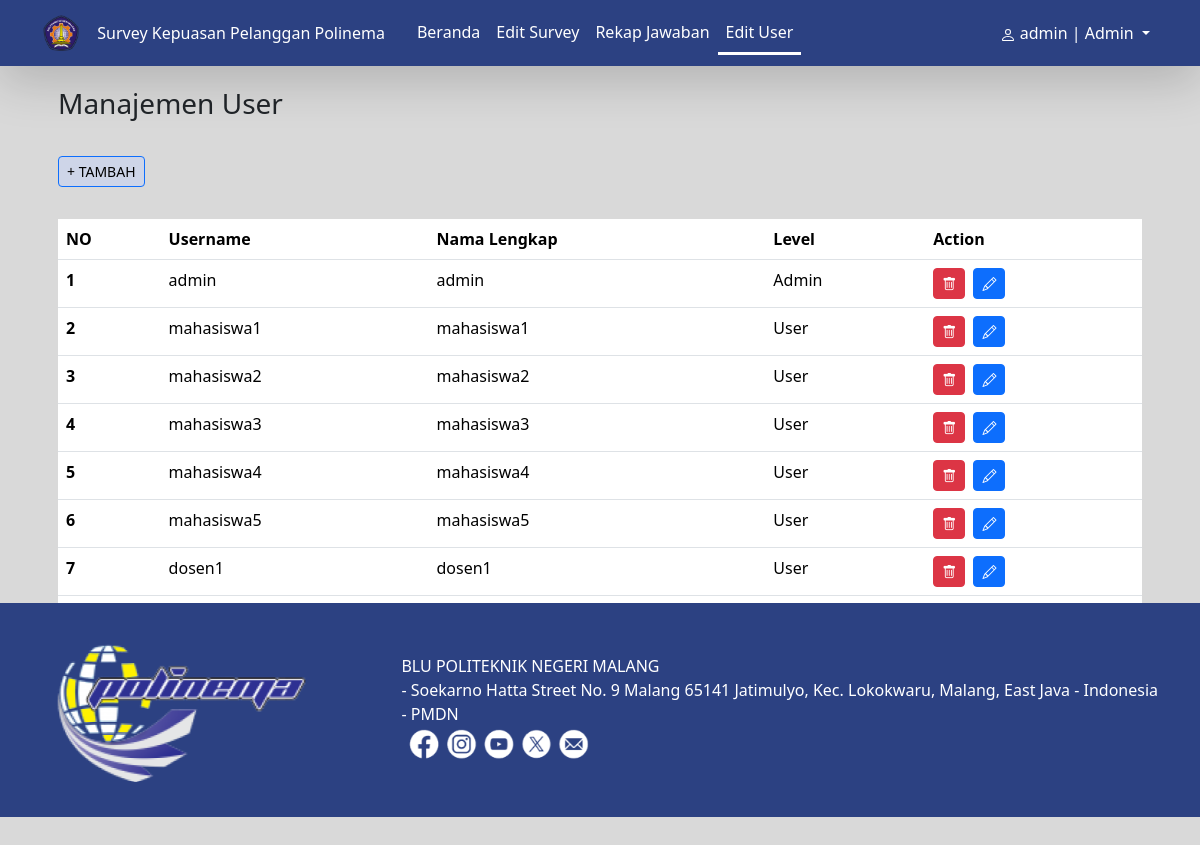
The app's page /edituser.php (signed in) with its own data.
### tables this page shows
CREATE TABLE `m_user` (
  `user_id` int(11) NOT NULL,
  `username` varchar(20) DEFAULT NULL,
  `nama` varchar(50) DEFAULT NULL,
  `password` varchar(255) DEFAULT NULL,
  `role` enum('1','2') NOT NULL DEFAULT '1'
);

### classes/User.php (called while the page is built, shortened)
<?php
class User
{
    private $conn;
    private $table_name = "m_user";
    public function __construct($db)
    {
        $this->conn = $db;
    }
    public function isAdmin($user_id)
    {
        $query = "SELECT * FROM " . $this->table_name . " WHERE user_id = :user_id";
        $stmt = $this->conn->prepare($query);
        $stmt->bindParam(':user_id', $user_id);
        $stmt->execute();
        $row = $stmt->fetch(PDO::FETCH_ASSOC);
        if ($row['role'] == '1') {
            return true;
        }
        return false;
    }
    public function getAllUsers()
    {
        $query = "SELECT * FROM " . $this->table_name;
        $stmt = $this->conn->prepare($query);
        $stmt->execute();
        $results = $stmt->fetchAll(PDO::FETCH_ASSOC);
        return $results;
    }
}

### public/edituser.php (the view, shortened to what this page needs)
<?php
require_once '../classes/User.php';
$database = new Database();
$db = $database->getConnection();
$user = new User($db);
if (!$user->isAdmin($_SESSION['user_id'])) {
    header("Location: indexLoggedAs.php");
    exit();
}
$user = new User($db);
$users = $user->getAllUsers();
$role_login = $_SESSION['role'];
$user_name = $_SESSION['name'];
?>
<!DOCTYPE html>
<html lang="en">
<head>
    <link href="https://cdn.jsdelivr.net/npm/bootstrap@5.3.2/dist/css/bootstrap.min.css" rel="stylesheet" />
    <link rel="stylesheet" href="https://cdn.jsdelivr.net/npm/bootstrap-icons@1.3.0/font/bootstrap-icons.css" />
</head>
<body style="background-color: #d9d9d9">
    <header>
        <nav class="navbar navbar-custom navbar-expand-lg shadow-lg">
            <div class="container">
                <a class="navbar-brand" href="#">
                    <img src="../assets/logo.png" alt="Logo" style="height: 40px" />
                </a>
                <span class="navbar-text ml-3 text-white" style="font-weight: 500"> Survey Kepuasan Pelanggan Polinema
                </span>
                <div class="collapse navbar-collapse justify-content-between ps-4" id="navbarNav">
                    <ul class="navbar-nav">
                        <li class="nav-item">
                            <a class="nav-link" href="indexAdmin.php">Beranda</a>
                        </li>
                        <li class="nav-item">
                            <a class="nav-link" href="editsurvey.php">Edit
                                Survey</a>
                        </li>
                        <li class="nav-item">
                            <a class="nav-link" href="rekapjawaban.php">Rekap Jawaban</a>
                        </li>
                        <li class="nav-item">
                            <a class="nav-link" href="edituser.php" style="border-bottom: solid white">Edit User</a>
                        </li>
                    </ul>
                    <ul class="navbar-nav" style="color: #58b1fb">
                        <li class="nav-item dropdown">
                            <a class="nav-link dropdown-toggle" href="#" id="navbarDropdown" role="button"
                                data-bs-toggle="dropdown" aria-expanded="false">
                                <?php echo $user_name; ?> | <?php echo $role_login; ?>
                            </a>
                        </li>
                    </ul>
                </div>
            </div>
        </nav>
    </header>
    <div class="container">
        <p class="fs-3 m-3">Manajemen User</p>
        <button class="btn btn-primary btn-sm m-3" style="background-color: #ced5e8; color: black"
            data-bs-toggle="modal" data-bs-target="#tambahUserModal">+ TAMBAH</button>
        <div class="container p-3 scrollable-table">
            <table class="table">
                <thead>
                    <tr>
                        <th scope="col">NO</th>
                        <th scope="col">Username</th>
                        <th scope="col">Nama Lengkap</th>
                        <th scope="col">Level</th>
                        <th scope="col">Action</th>
                    </tr>
                </thead>
                <tbody>
                    <?php foreach ($users as $key => $user): ?>
                        <tr>
                            <th scope="row"><?= $key + 1 ?></th>
                            <td><?= $user['username'] ?></td>
                            <td><?= $user['nama'] ?></td>
                            <td>
                                <?= $user['role'] == 1 ? "Admin" : "User"; ?>
                            </td>
                            <td>
                                <a type="button" class="btn btn-danger btn-sm me-1"
                                    href="deleteuser.php?user_id=<?= $user['user_id'] ?>">
                                    <i class="bi bi-trash"></i>
                                </a>
                                <button type="button" class="btn btn-primary btn-sm" data-bs-toggle="modal"
                                    onclick="showmodal('<?= $user['username'] ?>', '<?= $user['nama'] ?>', '<?= $user['role'] ?>', '<?= $user['user_id'] ?>')">
                                    <i class="bi bi-pencil"></i>
                                </button>
                            </td>
                        </tr>
                    <?php endforeach; ?>
                </tbody>
            </table>
        </div>
    </div>
    <footer class="text-white py-4" style="background-color: #2c4182">
        <div class="container d-flex justify-content-between align-items-center">
            <img src="../assets/img4.png" alt="Footer Logo" style="height: 60%" />
            <div class="text-start">
                <p class="mb-0">BLU POLITEKNIK NEGERI MALANG</p>
                <p class="mb-0">- Soekarno Hatta Street No. 9 Malang 65141 Jatimulyo, Kec. Lokokwaru, Malang, East Java
                    - Indonesia</p>
                <p class="mb-0">- PMDN</p>
                <img src="../assets/img5.png" alt="PMDN Logo" style="height: 40px" />
            </div>
        </div>
    </footer>
</body>
</html>

### public/edituser.php (style rules this page uses)
.navbar-custom { background-color: #2c4182; }
.navbar-custom .navbar-brand, .navbar-custom .nav-link { color: white; }
.scrollable-table { max-height: 400px; overflow-y: auto; }

### records on screen
m_user: username "admin", nama "admin", role "Admin"
m_user: username "mahasiswa1", nama "mahasiswa1", role "User"
m_user: username "mahasiswa2", nama "mahasiswa2", role "User"
m_user: username "mahasiswa3", nama "mahasiswa3", role "User"
m_user: username "mahasiswa4", nama "mahasiswa4", role "User"
m_user: username "mahasiswa5", nama "mahasiswa5", role "User"
m_user: username "dosen1", nama "dosen1", role "User"

### other values on screen
$user_name "admin"
$role_login "Admin"
